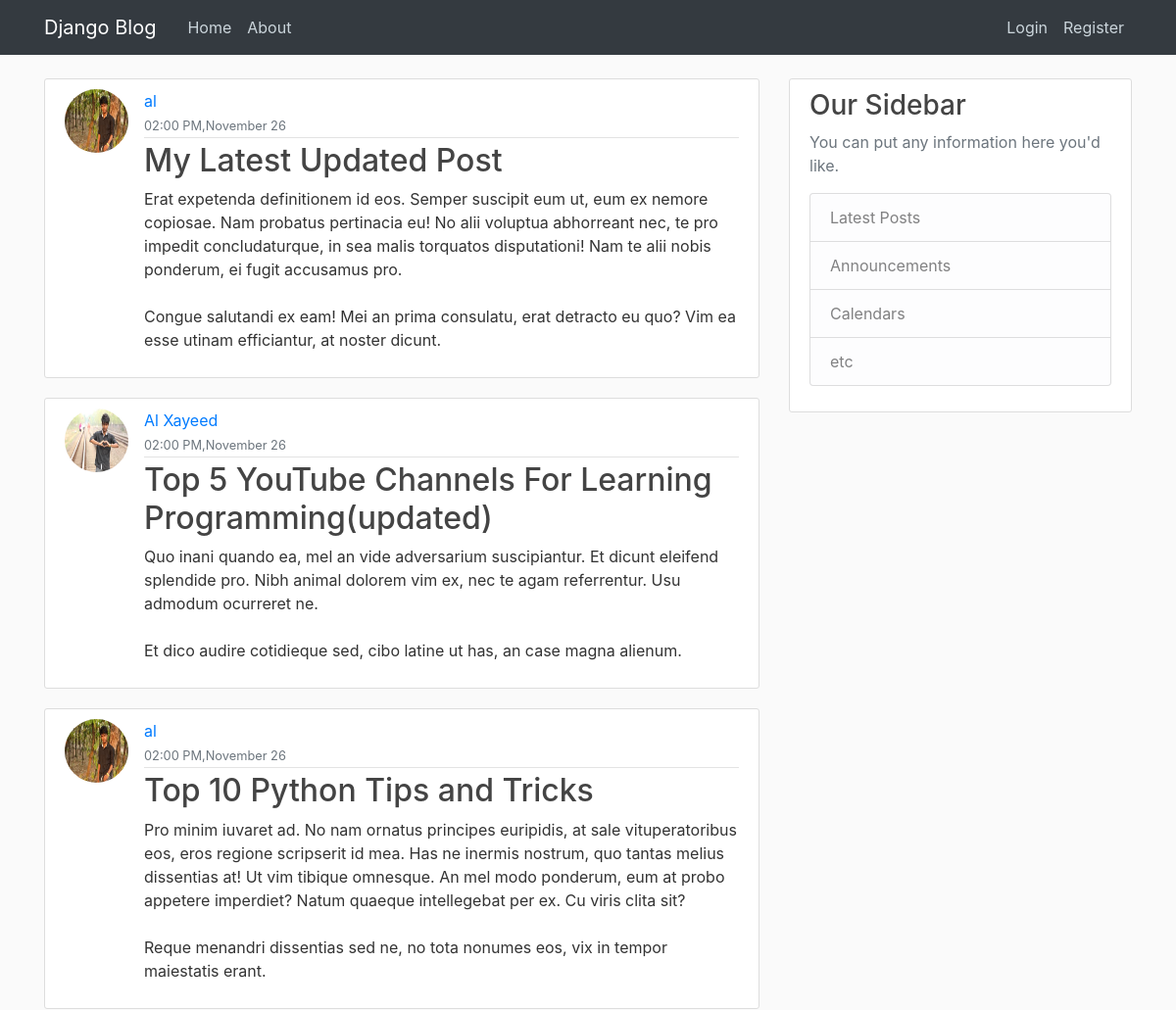
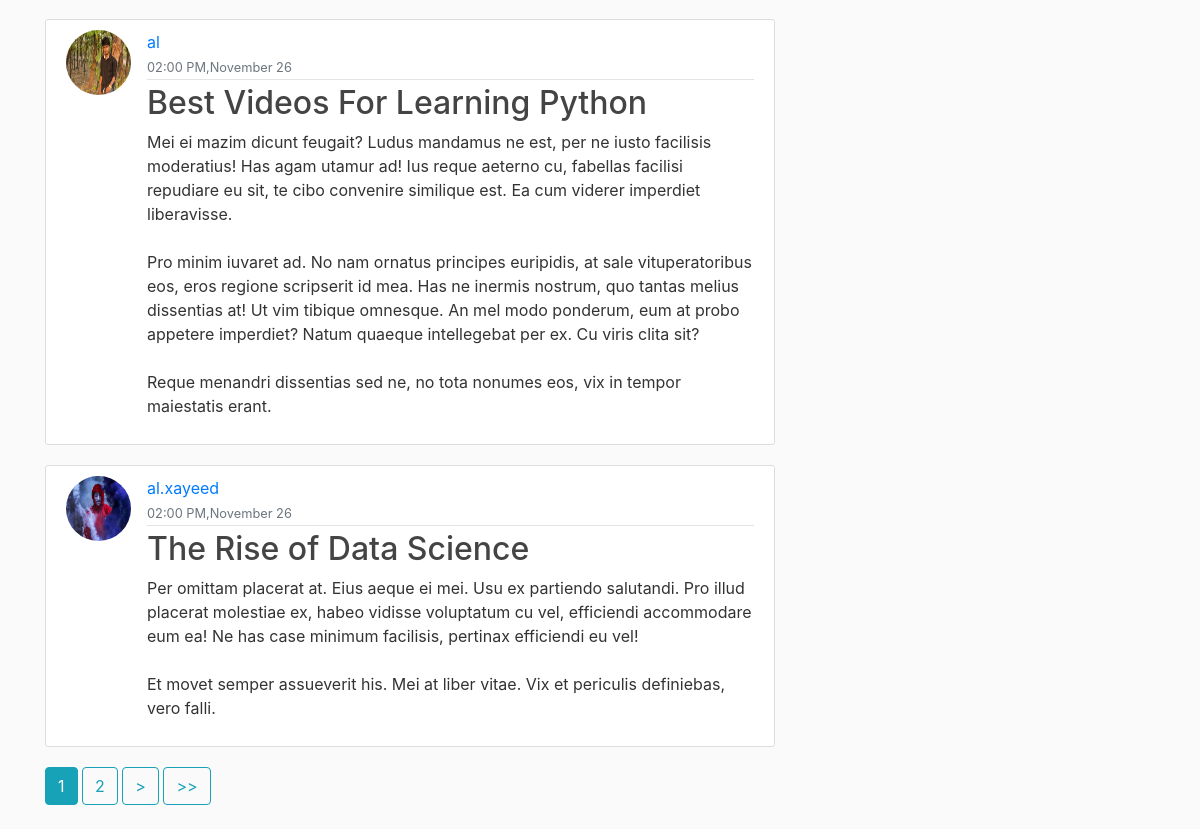
The page / on the database its author committed (2 pictures, top to bottom).
### blog/models.py (models this page shows, shortened)
class Post(models.Model):
	title = models.CharField(max_length=100)
	content = models.TextField()
	date_posted = models.DateTimeField(default=timezone.now)
	author = models.ForeignKey(User,on_delete=models.CASCADE)

### users/models.py (models this page shows, shortened)
class Profile(models.Model):
	user = models.OneToOneField(User,on_delete=models.CASCADE)
	image = models.ImageField(default='default.jpg',upload_to='profile_pics')

### blog/views.py (the view)
# urls.py: path('',views.PostListView.as_view(),name='blog-home' ),
class PostListView(ListView):
	model = Post #The Model it will work on
	template_name = 'blog/home.html' #overriding default template name to search
	context_object_name = 'posts' #context with model objects
	ordering = ['-date_posted'] #ordering newest ot oldest
	paginate_by = 5 #5 post per page

### blog/templates/blog/home.html (shortened to what this page needs)
{% extends 'blog/base.html' %}
	{% block content %}
	 	{% for post in posts %}
	 		<article class="media content-section">
	 		 <img class="rounded-circle article-img" src="{{ post.author.profile.image.url }}">
			  <div class="media-body">
			    <div class="article-metadata">
			      {% if post.author.first_name and post.author.last_name%}
			      <a class="mr-2" href="#">{{ post.author.first_name }} {{post.author.last_name }}</a>
			      {% else %}
			      <a class="mr-2" href="#">{{ post.author }}</a>
			      {% endif %}
			      <small class="text-muted"><br>{{ post.date_posted|date:'h:i A,F d' }}</small>
			    </div>
			    <h2><a class="article-title" href="{% url 'post-details' post.id %}">{{ post.title }}</a></h2>
			    <p class="article-content">{{ post.content }}</p>
			  </div>
			</article>
	 	{% endfor %}
	 	{% if is_paginated %}
	 		{% for num in page_obj.paginator.page_range %}
	 			{% if page_obj.number == num %}
	 			<a class="btn btn-info mb-4" href="?page={{ num }}">{{ num }} </a>
	 			{% elif num > page_obj.number|add:'-2' and num < page_obj.number|add:'2'%}
	 			<a class="btn btn-outline-info mb-4" href="?page={{ num }}">{{ num }} </a>
	 			{% endif %}
	 		{% endfor %}
	 		{% if page_obj.has_next %}
				<a class="btn btn-outline-info mb-4" href="?page={{ page_obj.next_page_number }}">></a>
				<a class="btn btn-outline-info mb-4" href="?page={{ page_obj.paginator.num_pages }} ">>></a>
	 		{% endif %}
	 	{% endif %}
 	{% endblock %}

### blog/static/main.css (style rules this page uses)
body { background: #fafafa; color: #333333; margin-top: 5rem; }
h1, h2, h3, h4, h5, h6 { color: #444444; }
.content-section { background: #ffffff; padding: 10px 20px; border: 1px solid #dddddd; border-radius: 3px; margin-bottom: 20px; }
.article-title { color: #444444; }
.article-content { white-space: pre-line; }
.article-img { height: 65px; width: 65px; margin-right: 16px; }
.article-metadata { padding-bottom: 1px; margin-bottom: 4px; border-bottom: 1px solid #e3e3e3 }

### rows shown on the page
Post: author.profile.image (picture), author "al", date_posted "02:00 PM,November 26", title "My Latest Updated Post", content "Erat expetenda definitionem id eos. Semper suscipit eum ut, eum ex nemore copiosae. Nam probatus pertinacia eu! No alii voluptua abhorreant nec, te pro impedit concludaturque, in sea malis torquatos disputationi! Nam te alii nobis ponderum, ei fugit accusamus pro. Congue salutandi ex eam! Mei an prima consulatu, erat detracto eu quo? Vim ea esse utinam efficiantur, at noster dicunt."
Post: author.profile.image (picture), author.first_name "Al", author.last_name "Xayeed", date_posted "02:00 PM,November 26", title "Top 5 YouTube Channels For Learning Programming(updated)", content "Quo inani quando ea, mel an vide adversarium suscipiantur. Et dicunt eleifend splendide pro. Nibh animal dolorem vim ex, nec te agam referrentur. Usu admodum ocurreret ne. Et dico audire cotidieque sed, cibo latine ut has, an case magna alienum."
Post: author.profile.image (picture), author "al", date_posted "02:00 PM,November 26", title "Top 10 Python Tips and Tricks", content "Pro minim iuvaret ad. No nam ornatus principes euripidis, at sale vituperatoribus eos, eros regione scripserit id mea. Has ne inermis nostrum, quo tantas melius dissentias at! Ut vim tibique omnesque. An mel modo ponderum, eum at probo appetere imperdiet? Natum quaeque intellegebat per ex. Cu viris clita sit? Reque menandri dissentias sed ne, no tota nonumes eos, vix in tempor maiestatis erant."
Post: author.profile.image (picture), author "al", date_posted "02:00 PM,November 26", title "Best Videos For Learning Python", content "Mei ei mazim dicunt feugait? Ludus mandamus ne est, per ne iusto facilisis moderatius! Has agam utamur ad! Ius reque aeterno cu, fabellas facilisi repudiare eu sit, te cibo convenire similique est. Ea cum viderer imperdiet liberavisse. Pro minim iuvaret ad. No nam ornatus principes euripidis, at sale vituperatoribus eos, eros regione scripserit id mea. Has ne inermis nostrum, quo tantas melius dissentias at! Ut vim tibique omnesque. An mel modo ponderum, eum at probo appetere imperdiet? Natum quaeque intellegebat per ex. Cu viris clita sit? Reque menandri dissentias sed ne, no tota nonumes eos, vix in tempor maiestatis erant."
Post: author.profile.image (placeholder picture), author "al.xayeed", date_posted "02:00 PM,November 26", title "The Rise of Data Science", content "Per omittam placerat at. Eius aeque ei mei. Usu ex partiendo salutandi. Pro illud placerat molestiae ex, habeo vidisse voluptatum cu vel, efficiendi accommodare eum ea! Ne has case minimum facilisis, pertinax efficiendi eu vel! Et movet semper assueverit his. Mei at liber vitae. Vix et periculis definiebas, vero falli."

### other values the page prints
{{ num }} "1"
{{ num }} "2"
